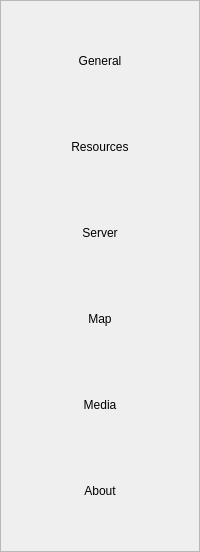
      <widget class="QFrame" name="buttonsFrame">
       <property name="sizePolicy">
        <sizepolicy hsizetype="Maximum" vsizetype="Preferred">
         <horstretch>0</horstretch>
         <verstretch>0</verstretch>
        </sizepolicy>
       </property>
       <property name="minimumSize">
        <size>
         <width>100</width>
         <height>0</height>
        </size>
       </property>
       <property name="frameShape">
        <enum>QFrame::StyledPanel</enum>
       </property>
       <property name="frameShadow">
        <enum>QFrame::Raised</enum>
       </property>
       <layout class="QVBoxLayout" name="verticalLayout_3">
        <property name="leftMargin">
         <number>0</number>
        </property>
        <property name="topMargin">
         <number>20</number>
        </property>
        <property name="rightMargin">
         <number>0</number>
        </property>
        <property name="bottomMargin">
         <number>20</number>
        </property>
        <item>
         <widget class="QToolButton" name="generalButton">
          <property name="sizePolicy">
           <sizepolicy hsizetype="Expanding" vsizetype="Fixed">
            <horstretch>0</horstretch>
            <verstretch>0</verstretch>
           </sizepolicy>
          </property>
          <property name="minimumSize">
           <size>
            <width>80</width>
            <height>80</height>
           </size>
          </property>
          <property name="text">
           <string>General</string>
          </property>
          <property name="icon">
           <iconset resource="Resources.qrc">
            <normaloff>:/Images/images/icon_settings.png</normaloff>
            <normalon>:/Images/images/icon_settings2.png</normalon>
            :/Images/images/icon_settings.png</iconset>
          </property>
          <property name="iconSize">
           <size>
            <width>40</width>
            <height>40</height>
           </size>
          </property>
          <property name="checkable">
           <bool>true</bool>
          </property>
          <property name="toolButtonStyle">
           <enum>Qt::ToolButtonTextUnderIcon</enum>
          </property>
          <property name="autoRaise">
           <bool>true</bool>
          </property>
         </widget>
        </item>
        <item>
         <widget class="QToolButton" name="resourceButton">
          <property name="sizePolicy">
           <sizepolicy hsizetype="Expanding" vsizetype="Fixed">
            <horstretch>0</horstretch>
            <verstretch>0</verstretch>
           </sizepolicy>
          </property>
          <property name="minimumSize">
           <size>
            <width>80</width>
            <height>80</height>
           </size>
          </property>
          <property name="text">
           <string>Resources</string>
          </property>
          <property name="icon">
           <iconset resource="Resources.qrc">
            <normaloff>:/Images/images/icon_resources.png</normaloff>
            <normalon>:/Images/images/icon_resources2.png</normalon>
            :/Images/images/icon_resources.png</iconset>
          </property>
          <property name="iconSize">
           <size>
            <width>40</width>
            <height>40</height>
           </size>
          </property>
          <property name="checkable">
           <bool>true</bool>
          </property>
          <property name="toolButtonStyle">
           <enum>Qt::ToolButtonTextUnderIcon</enum>
          </property>
          <property name="autoRaise">
           <bool>true</bool>
          </property>
         </widget>
        </item>
        <item>
         <widget class="QToolButton" name="serverButton">
          <property name="sizePolicy">
           <sizepolicy hsizetype="Expanding" vsizetype="Fixed">
            <horstretch>0</horstretch>
            <verstretch>0</verstretch>
           </sizepolicy>
          </property>
          <property name="minimumSize">
           <size>
            <width>80</width>
            <height>80</height>
           </size>
          </property>
          <property name="text">
           <string>Server</string>
          </property>
          <property name="icon">
           <iconset resource="Resources.qrc">
            <normaloff>:/Images/images/icon_server.png</normaloff>
            <normalon>:/Images/images/icon_server2.png</normalon>
            :/Images/images/icon_server.png</iconset>
          </property>
          <property name="iconSize">
           <size>
            <width>40</width>
            <height>40</height>
           </size>
          </property>
          <property name="checkable">
           <bool>true</bool>
          </property>
          <property name="toolButtonStyle">
           <enum>Qt::ToolButtonTextUnderIcon</enum>
          </property>
          <property name="autoRaise">
           <bool>true</bool>
          </property>
         </widget>
        </item>
        <item>
         <widget class="QToolButton" name="mapButton">
          <property name="sizePolicy">
           <sizepolicy hsizetype="Expanding" vsizetype="Fixed">
            <horstretch>0</horstretch>
            <verstretch>0</verstretch>
           </sizepolicy>
          </property>
          <property name="minimumSize">
           <size>
            <width>80</width>
            <height>80</height>
           </size>
          </property>
          <property name="text">
           <string>Map</string>
          </property>
          <property name="icon">
           <iconset resource="Resources.qrc">
            <normaloff>:/Images/images/icon_map.png</normaloff>
            <normalon>:/Images/images/icon_map2.png</normalon>
            :/Images/images/icon_map.png</iconset>
          </property>
          <property name="iconSize">
           <size>
            <width>40</width>
            <height>40</height>
           </size>
          </property>
          <property name="checkable">
           <bool>true</bool>
          </property>
          <property name="toolButtonStyle">
           <enum>Qt::ToolButtonTextUnderIcon</enum>
          </property>
          <property name="autoRaise">
           <bool>true</bool>
          </property>
         </widget>
        </item>
        <item>
         <widget class="QToolButton" name="mediaButton">
          <property name="sizePolicy">
           <sizepolicy hsizetype="Expanding" vsizetype="Fixed">
            <horstretch>0</horstretch>
            <verstretch>0</verstretch>
           </sizepolicy>
          </property>
          <property name="minimumSize">
           <size>
            <width>80</width>
            <height>80</height>
           </size>
          </property>
          <property name="text">
           <string>Media</string>
          </property>
          <property name="icon">
           <iconset resource="Resources.qrc">
            <normaloff>:/Images/images/icon_speaker.png</normaloff>
            <normalon>:/Images/images/icon_speaker2.png</normalon>
            :/Images/images/icon_speaker.png</iconset>
          </property>
          <property name="iconSize">
           <size>
            <width>40</width>
            <height>40</height>
           </size>
          </property>
          <property name="checkable">
           <bool>true</bool>
          </property>
          <property name="toolButtonStyle">
           <enum>Qt::ToolButtonTextUnderIcon</enum>
          </property>
          <property name="autoRaise">
           <bool>true</bool>
          </property>
         </widget>
        </item>
        <item>
         <widget class="QToolButton" name="aboutButton">
          <property name="sizePolicy">
           <sizepolicy hsizetype="Expanding" vsizetype="Fixed">
            <horstretch>0</horstretch>
            <verstretch>0</verstretch>
           </sizepolicy>
          </property>
          <property name="minimumSize">
           <size>
            <width>80</width>
            <height>80</height>
           </size>
          </property>
          <property name="maximumSize">
           <size>
            <width>16777215</width>
            <height>16777215</height>
           </size>
          </property>
          <property name="text">
           <string>About</string>
          </property>
          <property name="icon">
           <iconset resource="Resources.qrc">
            <normaloff>:/Images/images/icon_about.png</normaloff>
            <normalon>:/Images/images/icon_about2.png</normalon>
            :/Images/images/icon_about.png</iconset>
          </property>
          <property name="iconSize">
           <size>
            <width>40</width>
            <height>40</height>
           </size>
          </property>
          <property name="checkable">
           <bool>true</bool>
          </property>
          <property name="toolButtonStyle">
           <enum>Qt::ToolButtonTextUnderIcon</enum>
          </property>
          <property name="autoRaise">
           <bool>true</bool>
          </property>
         </widget>
        </item>
        <item>
         <spacer name="buttonsHSpacer">
          <property name="orientation">
           <enum>Qt::Horizontal</enum>
          </property>
          <property name="sizeType">
           <enum>QSizePolicy::Fixed</enum>
          </property>
          <property name="sizeHint" stdset="0">
           <size>
            <width>80</width>
            <height>0</height>
           </size>
          </property>
         </spacer>
        </item>
        <item>
         <spacer name="buttonsVSpacer">
          <property name="orientation">
           <enum>Qt::Vertical</enum>
          </property>
          <property name="sizeHint" stdset="0">
           <size>
            <width>80</width>
            <height>0</height>
           </size>
          </property>
         </spacer>
        </item>
       </layout>
      </widget>
